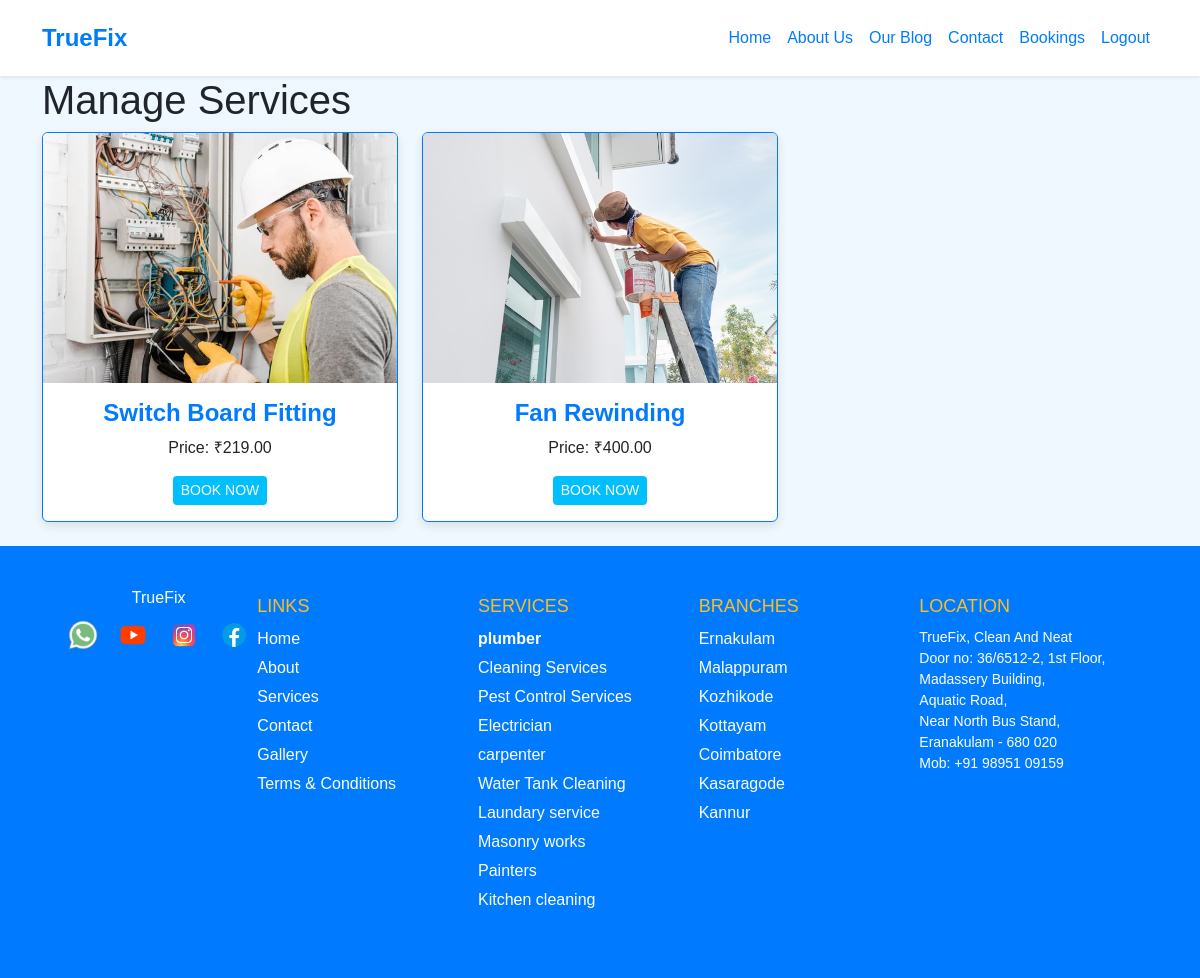
Page /view_service/4 on the earlier database version.
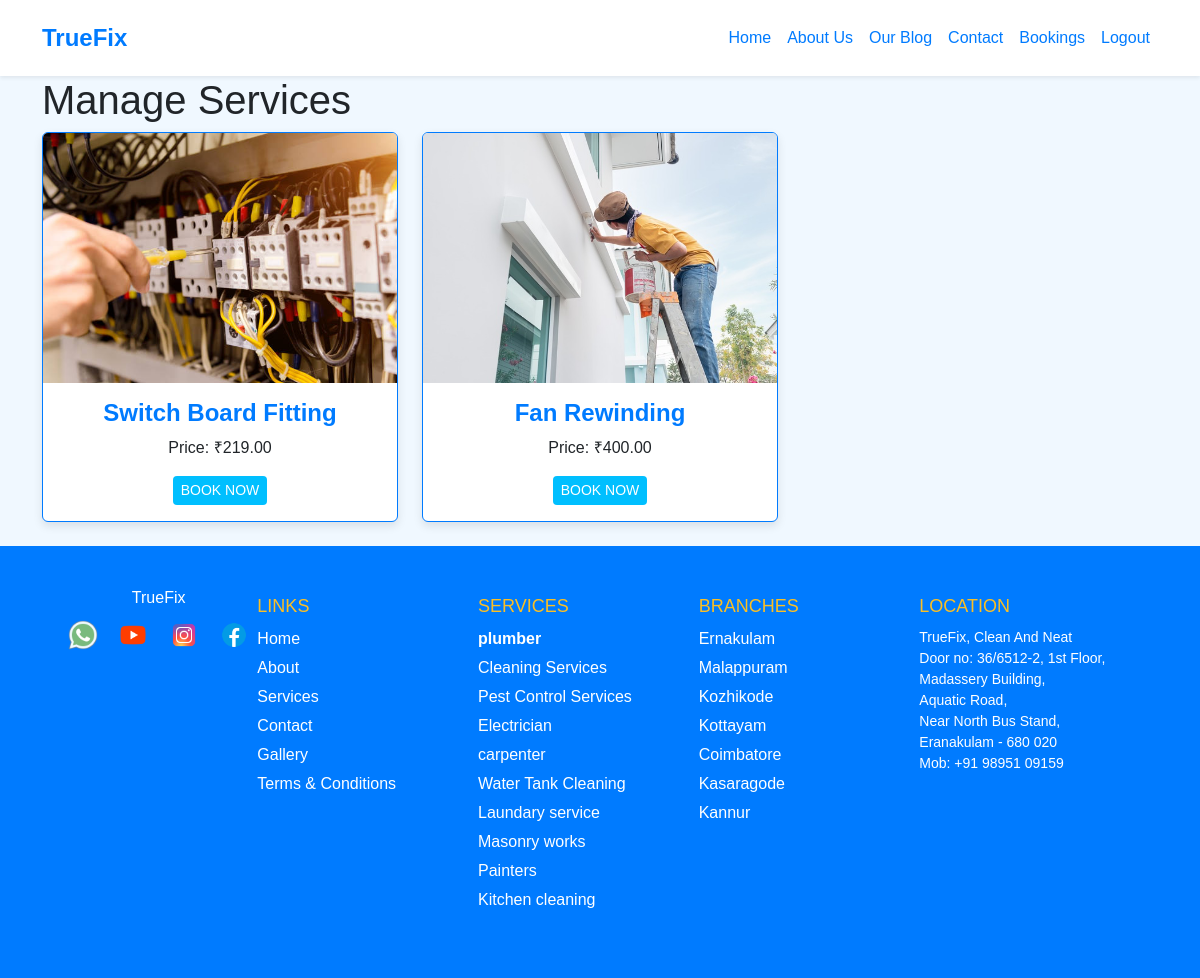
Same page on the later database version.
### app/models.py (models this page shows, shortened)
class Service(models.Model):
    category = models.ForeignKey(Category, on_delete=models.CASCADE)
    name = models.CharField(max_length=200)
    description = models.TextField()
    price = models.DecimalField(max_digits=10, decimal_places=2)
    image = models.ImageField(upload_to='services/',null=True)
    is_available = models.BooleanField(default=True)

### app/views.py (the view)
# urls.py: path('view_service/<pid>',views.view_service),
def view_service(req,pid):
    cat=Category.objects.get(pk=pid)
    print(cat)
    service=Service.objects.filter(category=cat)
    return render(req,'user/view_service.html',{'service':service})

### templates/user/view_service.html (shortened to what this page needs)
<!DOCTYPE html>
<html lang="en">
<head>
    {% load static %}
    <link href="https://cdn.jsdelivr.net/npm/bootstrap@5.3.3/dist/css/bootstrap.min.css" rel="stylesheet">
</head>
<body>
    <nav class="navbar navbar-expand-lg navbar-light bg-white shadow-sm">
        <div class="container">
            <a class="navbar-brand" href="../">TrueFix</a>
            <div class="collapse navbar-collapse" id="navbarNav">
                <ul class="navbar-nav ms-auto">
                    <li class="nav-item"><a class="nav-link" href="../">Home</a></li>
                    <li class="nav-item"><a class="nav-link" href="../about">About Us</a></li>
                    <li class="nav-item"><a class="nav-link" href="../blog">Our Blog</a></li>
                    <li class="nav-item"><a class="nav-link" href="../contact">Contact</a></li>
                    <li class="nav-item"><a class="nav-link" href="../bookings">Bookings</a></li>
                    <li class="nav-item"><a class="nav-link" href="../logout">Logout</a></li>
                </ul>
            </div>
        </div>
    </nav>
  <div class="container">
    <h1>Manage Services</h1>
    <div class="row">
        {% for s in service %}
        <div class="col-lg-4 col-md-6 mb-4">
            <div class="card">
                <img class="card-img-top" src="{{ s.image.url }}" alt="Service Image" style="height: 250px; object-fit: cover;">
                <div class="card-body text-center">
                    <h4 class="card-title">{{ s.name }}</h4>
                    <p class="card-text">Price:  ₹{{ s.price }}</p>
                    <a href="{% url 'buy_now' s.pk %}" class="btn btn-edit btn-sm">BOOK NOW</a>
                </div>
            </div>
        </div>
        {% endfor %}
    </div>
</div>
<footer>
    <div class="footer-container">
        <div class="footer-logo">
            TrueFix
            <div class="social-icons">
                <img src="{% static 'images/whatsapp.png' %}" alt="WhatsApp">
                <img src="{% static 'images/youtube.png' %}" alt="Instagram">
                <img src="{% static 'images/instagram.png' %}" alt="Facebook">
                <img src="{% static 'images/facebook.png' %}" alt="YouTube">
            </div>
        </div>
        <div class="footer-column">
            <h3>LINKS</h3>
            <ul>
                <li><a href="#">Home</a></li>
                <li><a href="#">About</a></li>
                <li><a href="#">Services</a></li>
                <li><a href="#">Contact</a></li>
                <li><a href="#">Gallery</a></li>
                <li><a href="#">Terms & Conditions</a></li>
            </ul>
        </div>
        <div class="footer-column">
            <h3>SERVICES</h3>
            <ul>
                <li><a href="#"><strong>plumber</strong></a></li>
                <li><a href="#">Cleaning Services</a></li>
                <li><a href="#">Pest Control Services</a></li>
                <li><a href="#">Electrician</a></li>
                <li><a href="#">carpenter</a></li>
                <li><a href="#">Water Tank Cleaning</a></li>
                <li><a href="#">Laundary service</a></li>
                <li><a href="#">Masonry works</a></li>
                <li><a href="#">Painters</a></li>
                <li><a href="#">Kitchen cleaning</a></li>
            </ul>
        </div>
        <div class="footer-column">
            <h3>BRANCHES</h3>
            <ul>
                <li>Ernakulam</li>
                <li>Malappuram</li>
                <li>Kozhikode</li>
                <li>Kottayam</li>
                <li>Coimbatore</li>
                <li>Kasaragode</li>
                <li>Kannur</li>
            </ul>
        </div>
        <div class="footer-column">
            <h3>LOCATION</h3>
            <p>
                TrueFix, Clean And Neat<br>
                Door no: 36/6512-2, 1st Floor,<br>
                Madassery Building,<br>
                Aquatic Road,<br>
                Near North Bus Stand,<br>
                Eranakulam - 680 020<br>
                Mob: +91 98951 09159
            </p>
        </div>
    </div>
</footer>
</body>
</html>

### templates/user/view_service.html (style rules this page uses)
body { background-color: #f0f8ff; font-family: Arial, sans-serif; }
.navbar { background-color: white !important; padding: 15px 0; box-shadow: 0px 4px 10px rgba(0, 0, 0, 0.1); }
.navbar .navbar-brand { font-size: 1.5rem; font-weight: bold; color: #007bff; }
.navbar .nav-link { color: #007bff; font-weight: 500; transition: color 0.3s ease-in-out; }
.card { border: 1px solid #007bff; transition: transform 0.3s ease-in-out; box-shadow: 0px 4px 10px rgba(0, 0, 0, 0.1); }
.card-title { color: #007bff; font-weight: bold; }
.btn-edit { background-color: #00bfff !important; border: none; color: white; }
footer { background-color: #007bff; color: white; padding: 40px 60px; }
.footer-container { display: flex; justify-content: space-between; flex-wrap: wrap; }
.footer-logo { display: flex; flex-direction: column; align-items: center; }
.footer-logo img { width: 150px; }
.social-icons { margin-top: 10px; }
.social-icons img { width: 30px; margin: 0 8px; cursor: pointer; }
.footer-column { flex: 1; min-width: 200px; margin: 10px 0; }
.footer-column h3 { font-size: 18px; color: #fbbf24; margin-bottom: 10px; }
.footer-column ul { list-style: none; padding: 0; }
.footer-column ul li { margin-bottom: 5px; }
.footer-column ul li a { text-decoration: none; color: white; }
.footer-column p { font-size: 14px; line-height: 1.5; }

Differences in the rows shown:
changed Service "Switch Board Fitting": image: a different picture
